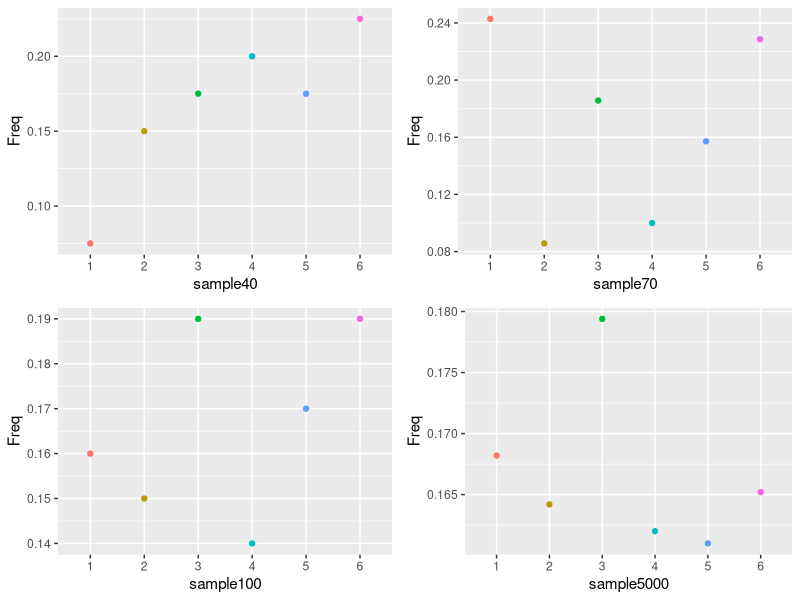
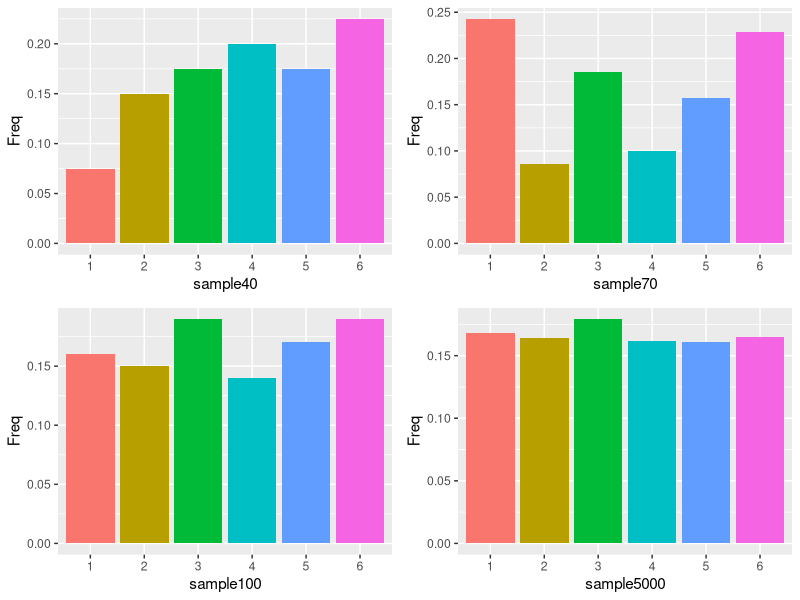
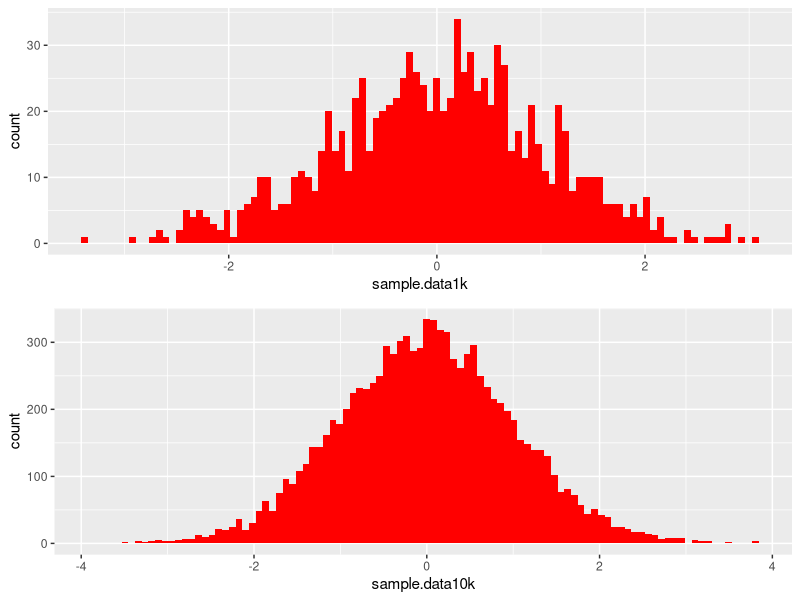
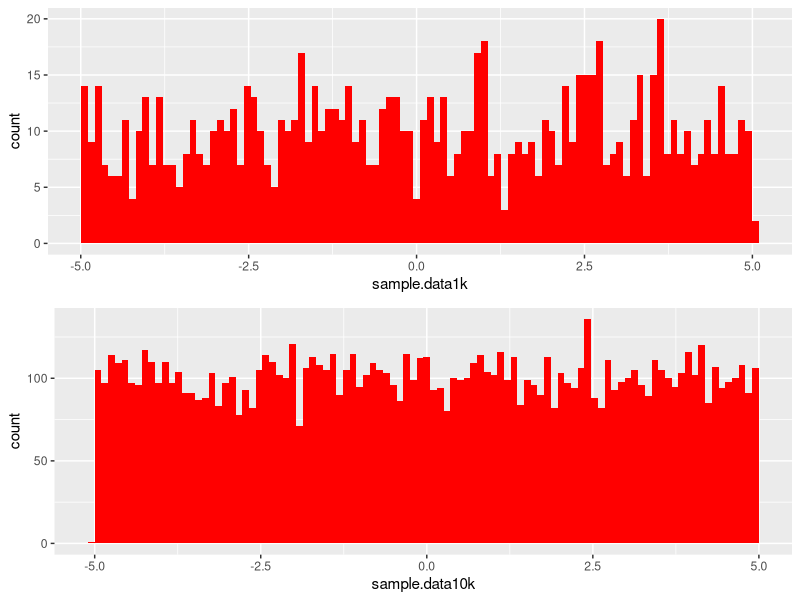
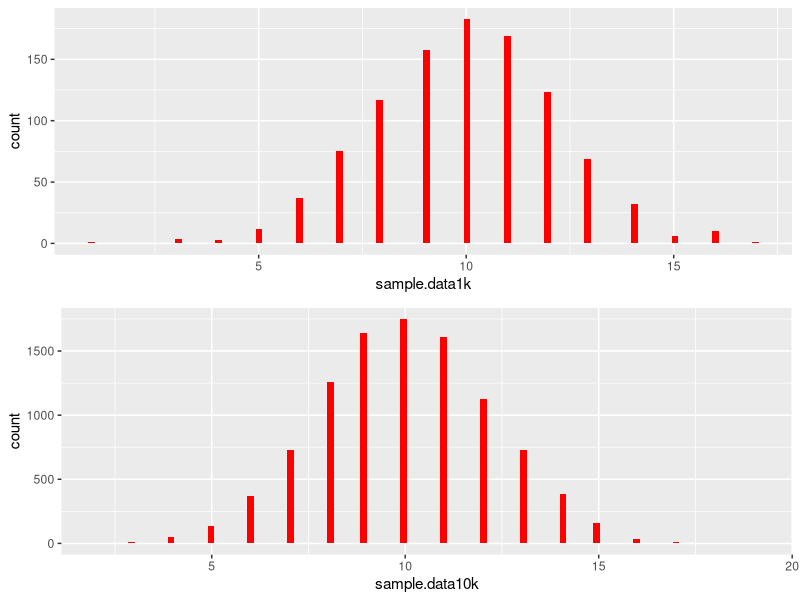

Recreate these plots in R, in order.
#q15
# install.packages('ggpubr')
library(ggplot2)
library(ggpubr)
# plot(sample40, xlab="Frequency Distribution", ylab = "Faces of Die", type = "b")
# df40<- data.frame(table(sample40))
# ggplot(df40, aes(x=Freq, y=sample40)) + geom_point(color= "blue",size=3)
# 
sample40<-sample(1:6, 40, replace = TRUE)
df40<- data.frame(table(sample40))
df40$Freq<- df40$Freq / 40
plot40<-ggplot(df40, aes(x=sample40, y=Freq)) + geom_point(aes(color=sample40), show.legend = F)
rm(sample40)

sample70<-sample(1:6, 70, replace = TRUE)
df70<- data.frame(table(sample70))
df70$Freq<- df70$Freq / 70
plot70<-ggplot(df70, aes(x=sample70, y=Freq)) + geom_point(aes(color=sample70), show.legend = F)
rm(sample70)

sample100<-sample(1:6, 100, replace = TRUE)
df100<- data.frame(table(sample100))
df100$Freq<- df100$Freq / 100
plot100<-ggplot(df100, aes(x=sample100, y=Freq)) + geom_point(aes(color=sample100), show.legend = F)
rm(sample100)

sample5000<-sample(1:6, 5000, replace = TRUE)
df5000<- data.frame(table(sample5000))
df5000$Freq<- df5000$Freq / 5000
plot5000<-ggplot(df5000, aes(x=sample5000, y=Freq)) + geom_point(aes(color=sample5000), show.legend = F)
rm(sample5000)

ggarrange(plot40, plot70, plot100, plot5000, ncol = 2, nrow=2)

#q16

plot40<-ggplot(data =  df40,mapping = aes(x=sample40,y=Freq, fill=sample40)) + geom_bar(stat = "identity", show.legend = F)
plot70<-ggplot(data =  df70,mapping = aes(x=sample70,y=Freq, fill=sample70)) + geom_bar(stat = "identity", show.legend = F)
plot100<-ggplot(data =  df100,mapping = aes(x=sample100,y=Freq, fill=sample100)) + geom_bar(stat = "identity", show.legend = F)
plot5000<-ggplot(data =  df5000,mapping = aes(x=sample5000,y=Freq, fill=sample5000)) + geom_bar(stat = "identity", show.legend = F)

ggarrange(plot40, plot70, plot100, plot5000, ncol = 2, nrow=2)


dev.off()
rm(list=ls())

##Assignment q3
#normal distribution
sample.data1k<-rnorm(1000)
norm1k<-ggplot() +
  geom_histogram(aes(sample.data1k),bins = 100, fill="red")

sample.data10k<-rnorm(10000)
norm10k<-ggplot() +
  geom_histogram(aes(sample.data10k),bins = 100, fill="red")

ggarrange(norm1k, norm10k,nrow=2)

#uniform distribution
sample.data1k<-runif(1000, min = -5, max=5)
unif1k<-ggplot() +
  geom_histogram(aes(sample.data1k),bins = 100, fill="red")

sample.data10k<-runif(10000,min = -5, max=5)
unif10k<-ggplot() +
  geom_histogram(aes(sample.data10k),bins = 100, fill="red")

ggarrange(norm1k, norm10k,nrow=2)

sample.data1k<-rbinom(1000, 20, 0.5)
binom1k<-ggplot() +
  geom_histogram(aes(sample.data1k),bins = 100, fill="red")

sample.data10k<-rbinom(10000, 20, 0.5)
binom10k<-ggplot() +
  geom_histogram(aes(sample.data10k),bins = 100, fill="red")

ggarrange(norm1k, norm10k,nrow=2)

##Conclusion: As the sample size increases, the sample tends towards normal distribution
